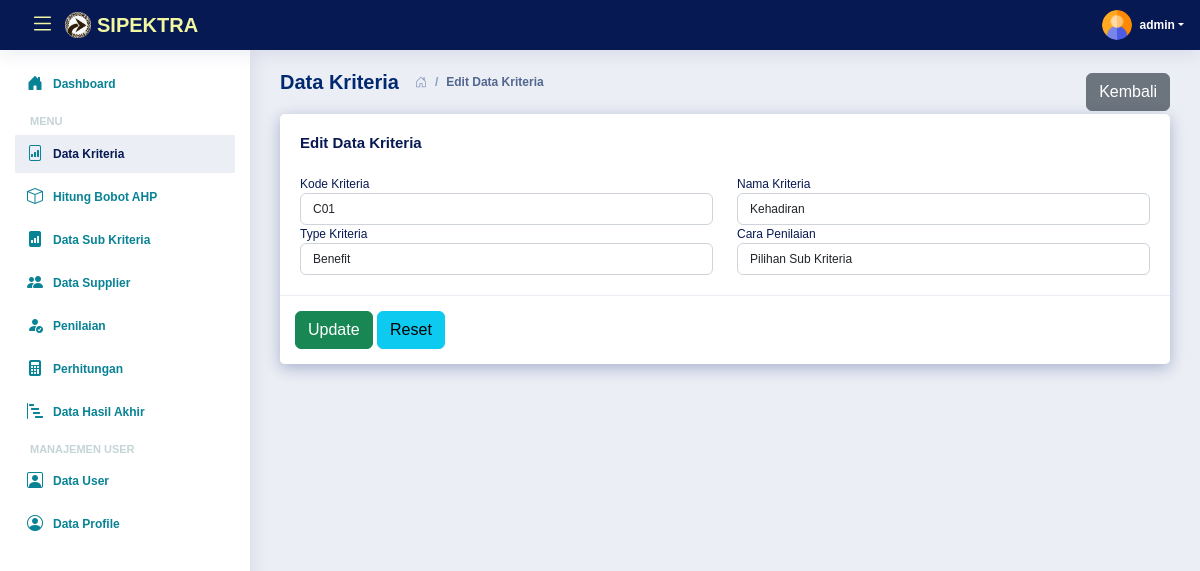
The page /edit-kriteria.php?id=1 (signed in) on the database its author committed.
### tables this page shows
CREATE TABLE `kriteria` (
  `id_kriteria` int(11) NOT NULL,
  `kode_kriteria` varchar(255) DEFAULT NULL,
  `nama` varchar(255) DEFAULT NULL,
  `type` enum('Benefit','Cost') DEFAULT NULL,
  `ada_pilihan` tinyint(1) DEFAULT NULL,
  `bobot` float DEFAULT NULL
);

### includes/functions.php (called while the page is built, shortened)
<?php
function get_role()
{
	if (isset($_SESSION['user_id']) && isset($_SESSION['role'])) {
		if ($_SESSION['role'] == '1') {
			return 'admin';
		} elseif ($_SESSION['role'] == '2') {
			return 'user';
		} elseif ($_SESSION['role'] == '3') {
			return 'supplier';
		} else {
			return false;
		}
	} else {
		return false;
	}
}
?>

### edit-kriteria.php (the view, shortened to what this page needs)
<?php
require_once('includes/init.php');
$user_role = get_role();
if ($user_role == 'admin') {
	$id_kriteria = (isset($_GET['id'])) ? trim($_GET['id']) : '';
	require_once('template/header.php');
	?>
	<div class="d-sm-flex align-items-center justify-content-between">
		<div class="pagetitle d-flex align-items-center">
			<h1 class="me-3">Data Kriteria</h1>
			<nav>
				<ol class="breadcrumb mb-0">
					<li class="breadcrumb-item"><a href="index.php"><i class="bi bi-house-door"></i></a></li>
					<li class="breadcrumb-item active" aria-current="page">Edit Data Kriteria</li>
				</ol>
			</nav>
		</div>
		<a href="list-kriteria.php" class="btn btn-secondary btn-icon-split">
			<span class="text">Kembali</span>
		</a>
	</div>
	<div class="card">
		<div class="card-body">
			<h5 class="card-title">Edit Data Kriteria</h5>
			<form action="edit-kriteria.php?id=<?php echo $id_kriteria; ?>" method="post">
				<?php
				if (!$id_kriteria) {
					?>
					<div class="alert alert-danger">Data tidak ada</div>
					<?php
				} else {
					$data = mysqli_query($koneksi, "SELECT * FROM kriteria WHERE id_kriteria='$id_kriteria'");
					$cek = mysqli_num_rows($data);
					if ($cek <= 0) {
						?>
						<div class="alert alert-danger">Data tidak ada</div>
						<?php
					} else {
						while ($d = mysqli_fetch_array($data)) {
							?>
							<div class="row">
								<div class="form-group col-md-6">
									<label class="font-weight-bold">Kode Kriteria</label>
									<input autocomplete="off" type="text" name="kode_kriteria" required
										value="<?php echo $d['kode_kriteria']; ?>" class="form-control" />
								</div>
								<div class="form-group col-md-6">
									<label class="font-weight-bold">Nama Kriteria</label>
									<input autocomplete="off" type="text" name="nama" required value="<?php echo $d['nama']; ?>"
										class="form-control" />
								</div>
								<div class="form-group col-md-6">
									<label class="font-weight-bold">Type Kriteria</label>
									<select name="type" class="form-control" required>
										<option value="Benefit" <?php if ($d['type'] == "Benefit") {
											echo "selected";
										} ?>>Benefit
										</option>
									</select>
								</div>
								<div class="form-group col-md-6">
									<label class="font-weight-bold">Cara Penilaian</label>
									<select name="ada_pilihan" class="form-control" required>
										<option value="1" <?php if ($d['ada_pilihan'] == "1") {
											echo "selected";
										} ?>>Pilihan Sub Kriteria
										</option>
									</select>
								</div>
							</div>
					</div>
					<div class="card-footer text-right">
						<button name="submit" value="submit" type="submit" class="btn btn-success"><i class="fa fa-save"></i>
							Update</button>
						<button type="reset" class="btn btn-info"><i class="fa fa-sync-alt"></i> Reset</button>
					</div>
					<?php
						}
					}
				}
				?>
	</div>
	<?php
	require_once('template/footer.php');
} else {
	header('Location: login.php');
}
?>

### assets/css/style.css (style rules this page uses)
:root { scroll-behavior: smooth; }
body { font-family: "Montserrat", sans-serif; background: #eceef5; color: #071952; }
a { color: #1A5319; text-decoration: none; }
h1, h2, h3, h4, h5, h6 { font-family: "Montserrat", sans-serif; }
.pagetitle { margin-bottom: 20px; }
.pagetitle h1 { font-size: 20px; margin-bottom: 0; font-weight: 600; color: #012970; }
.card { margin-bottom: 30px; border: none; border-radius: 5px; box-shadow: 0px 4px 15px rgba(1, 41, 112, 0.3); }
.card-header, .card-footer { border-color: #ebeef4; background-color: #fff; color: #798eb3; padding: 15px; }
.card-title { padding: 20px 0 15px 0; font-size: 15px; font-weight: 600; color: #071952; font-family: "Montserrat", sans-serif; }
.card-body { padding: 0 20px 20px 20px; font-size: 12px; }
.breadcrumb { font-size: 12px; font-family: "Montserrat", sans-serif; color: #899bbd; font-weight: 600; }
.breadcrumb a { color: #899bbd; transition: 0.3s; }
.breadcrumb .breadcrumb-item::before { color: #899bbd; }
.breadcrumb .active { color: #51678f; font-weight: 600; }
.form-control { font-size: 12px; }

### rows shown on the page
kriteria: kode_kriteria "C01", nama "Kehadiran", type "Benefit", ada_pilihan "Pilihan Sub Kriteria"

### other values the page prints
$_SESSION['username'] "admin"
